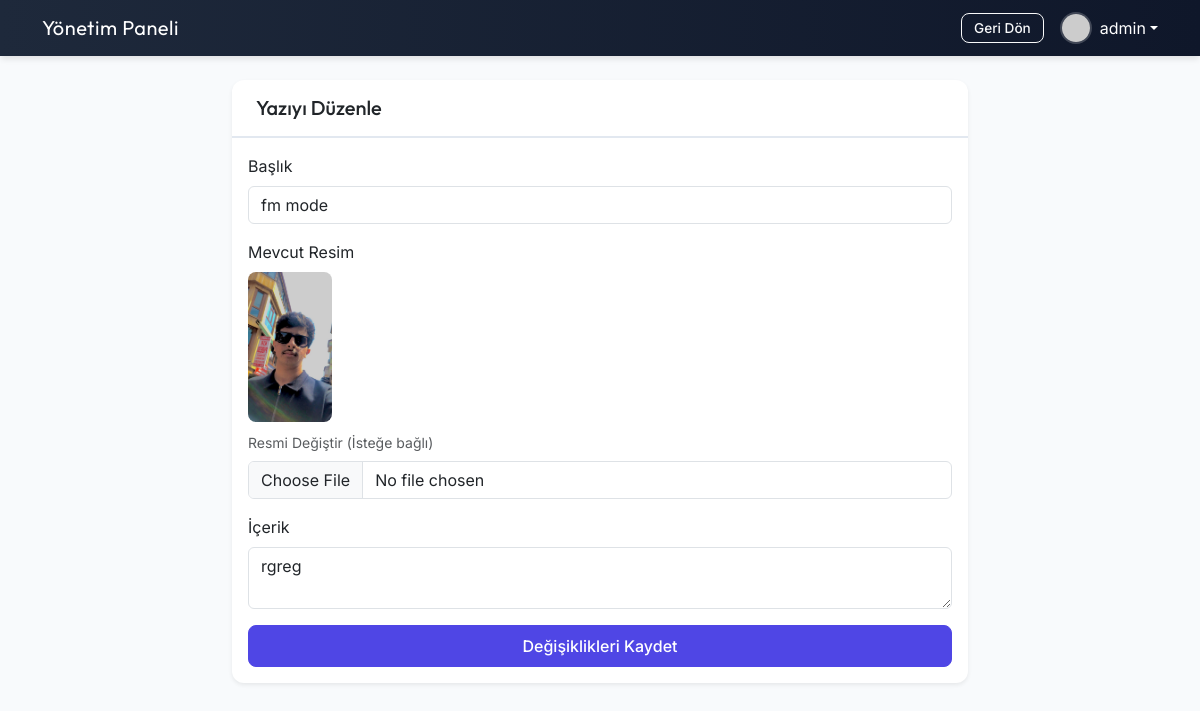
The app's page /admin/edit_post.php?id=2 (signed in) with its own data.
### tables this page shows
CREATE TABLE `users` (
  `id` int(11) NOT NULL AUTO_INCREMENT,
  `username` varchar(50) NOT NULL,
  `email` varchar(100) NOT NULL,
  `password` varchar(255) NOT NULL,
  `role` enum('admin','editor','user') DEFAULT 'user',
  `profile_image` varchar(255) DEFAULT NULL,
  `created_at` timestamp NOT NULL DEFAULT current_timestamp(),
  PRIMARY KEY (`id`),
  UNIQUE KEY `username` (`username`),
  UNIQUE KEY `email` (`email`)
);

CREATE TABLE `posts` (
  `id` int(11) NOT NULL AUTO_INCREMENT,
  `title` varchar(255) NOT NULL,
  `content` text NOT NULL,
  `image_path` varchar(255) DEFAULT NULL,
  `author_id` int(11) NOT NULL,
  `created_at` timestamp NOT NULL DEFAULT current_timestamp(),
  `likes` int(11) DEFAULT 0,
  `dislikes` int(11) DEFAULT 0,
  PRIMARY KEY (`id`),
  KEY `author_id` (`author_id`),
  CONSTRAINT `posts_ibfk_1` FOREIGN KEY (`author_id`) REFERENCES `users` (`id`) ON DELETE CASCADE
);

### admin/edit_post.php (the view, shortened to what this page needs)
<?php
require_once '../config.php';
$id = isset($_GET['id']) ? (int)$_GET['id'] : 0;
$stmt = $pdo->prepare("SELECT * FROM posts WHERE id = ?");
$stmt->execute([$id]);
$post = $stmt->fetch();
?>
<!DOCTYPE html>
<html lang="tr">
<head>
    <link href="https://cdn.jsdelivr.net/npm/bootstrap@5.3.0/dist/css/bootstrap.min.css" rel="stylesheet">
    <link href="https://cdn.jsdelivr.net/npm/summernote@0.8.18/dist/summernote-lite.min.css" rel="stylesheet">
    <link href="style.css" rel="stylesheet">
</head>
<body>
    <nav class="navbar navbar-dark bg-dark mb-4">
        <div class="container">
            <a class="navbar-brand" href="index.php">Yönetim Paneli</a>
            <div class="d-flex align-items-center ms-auto">
                <a href="index.php" class="btn btn-outline-light btn-sm me-3">Geri Dön</a>
                 <?php
                 if (isset($_SESSION['user_id'])) {
                     $uStmt = $pdo->prepare("SELECT profile_image, username FROM users WHERE id = ?");
                     $uStmt->execute([$_SESSION['user_id']]);
                     $uRow = $uStmt->fetch();
                     $adminImg = ($uRow && $uRow['profile_image']) ? '../'.$uRow['profile_image'] : 'https://via.placeholder.com/30?text=A';
                     $adminName = $uRow['username'] ?? 'Admin';
                 }
                 ?>
                <div class="dropdown">
                    <a class="text-white text-decoration-none dropdown-toggle d-flex align-items-center" href="#" id="adminDropdown" role="button" data-bs-toggle="dropdown" aria-expanded="false">
                        <img src="<?= htmlspecialchars($adminImg) ?>" class="rounded-circle me-2" style="width:32px; height:32px; object-fit:cover; border:2px solid rgba(255,255,255,0.2);">
                        <span><?= htmlspecialchars($adminName) ?></span>
                    </a>
                </div>
            </div>
        </div>
    </nav>
    <div class="container">
        <div class="row justify-content-center">
            <div class="col-md-8">
                <div class="card shadow-sm">
                    <div class="card-header bg-warning text-dark">
                        <h5 class="mb-0">Yazıyı Düzenle</h5>
                    </div>
                    <div class="card-body">
                        <form method="POST" enctype="multipart/form-data">
                            <div class="mb-3">
                                <label class="form-label">Başlık</label>
                                <input type="text" name="title" class="form-control" value="<?php echo htmlspecialchars($post['title']); ?>" required>
                            </div>
                            <div class="mb-3">
                                <label class="form-label">Mevcut Resim</label>
                                <?php if($post['image_path']): ?>
                                    <div class="mb-2">
                                        <img src="../<?php echo htmlspecialchars($post['image_path']); ?>" alt="Mevcut Resim" style="max-height: 150px; border-radius: 8px;">
                                    </div>
                                <?php endif; ?>
                                <label class="form-label text-muted small">Resmi Değiştir (İsteğe bağlı)</label>
                                <input type="file" name="image" class="form-control" accept="image/*">
                            </div>
                            <div class="mb-3">
                                <label class="form-label">İçerik</label>
                                <textarea id="summernote" name="content" class="form-control" required><?php echo htmlspecialchars($post['content']); ?></textarea>
                            </div>
                            <button type="submit" name="guncelle" class="btn btn-primary w-100">Değişiklikleri Kaydet</button>
                        </form>
                    </div>
                </div>
            </div>
        </div>
    </div>
</body>
</html>

### admin/style.css (style rules this page uses)
:root { --primary: #4f46e5; --primary-dark: #4338ca; --bg-body: #f8fafc; --font-heading: 'Outfit', sans-serif; --font-body: 'Inter', sans-serif; --radius-md: 0.75rem; }
body { background-color: var(--bg-body); font-family: var(--font-body); }
h1, h2, h3, h4, h5 { font-family: var(--font-heading); }
.card { border: none; border-radius: var(--radius-md); box-shadow: 0 4px 6px -1px rgba(0, 0, 0, 0.1); transition: transform 0.2s; }
.card-header { background-color: transparent !important; border-bottom: 2px solid #e2e8f0; font-weight: 700; padding: 1rem 1.5rem; }
.navbar { background: linear-gradient(to right, #1e293b, #0f172a) !important; box-shadow: 0 4px 6px -1px rgba(0, 0, 0, 0.1); }
.navbar-brand { font-family: var(--font-heading); letter-spacing: 0.5px; }
.btn { border-radius: 8px; font-weight: 500; padding: 0.5rem 1rem; }
.btn-primary { background-color: var(--primary); border-color: var(--primary); }
.btn-sm { padding: 0.25rem 0.75rem; font-size: 0.85rem; }

### records on screen
users: username "admin"
posts: title "fm mode", image_path (picture), content "rgreg"
